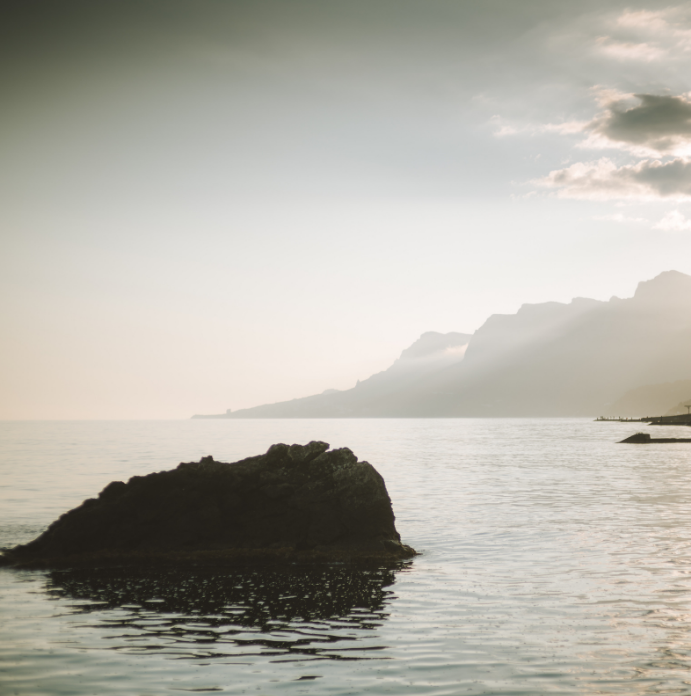
//> input picture 0 (1).jpg, 691 x 696 px
$ ./conc '../0 (1).jpg' '../0 (2).jpg'   (built with g++ and OpenCV 4)
//> lines starting //> are read from the running program, lines starting //| are printed output that depends on the picture

#include <opencv2/highgui/highgui.hpp>
#include <opencv2/features2d.hpp>
#include <opencv2/core/types.hpp>
#include <opencv2/core/core.hpp>
#include <opencv2/imgproc.hpp>
#include <opencv2/calib3d.hpp>

#include <iostream>

using namespace cv;
using namespace std;

int main(int argc, char** argv) {
    if (argc != 3) {
        cout << "usage: feature_extraction img1 img2" << std::endl;
        return 1;
    }
    // Читать изображение
    Mat img_1big = imread(argv[1], IMREAD_COLOR), img_1;
//> img_1big is the input picture: 696 rows x 691 cols, CV_8UC3; mean B, G, R 166.4, 175.4, 177.9
    Mat img_2big = imread(argv[2], IMREAD_COLOR), img_2;
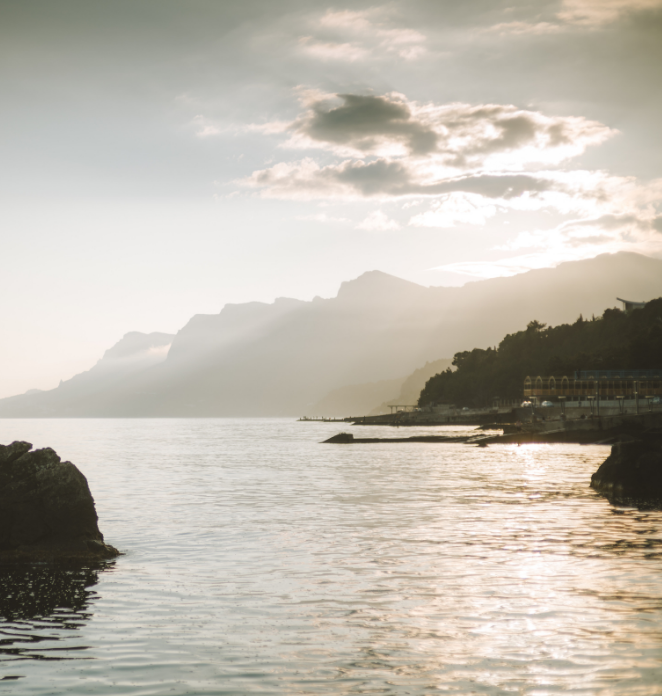
//> input picture 0 (2).jpg, 662 x 696 px
//> img_2big is the input picture: 696 rows x 662 cols, CV_8UC3; mean B, G, R 175.2, 185.9, 192

    // let's downscale the image using new  width and height
    int down_width = 640;
    int down_height = 360;
    //resize down
    resize(img_1big, img_1, Size(down_width, down_height), INTER_LINEAR);
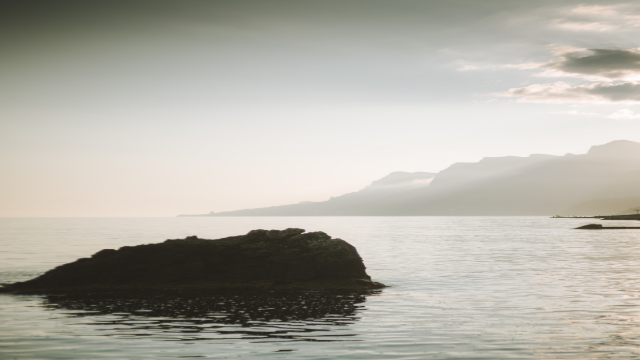
//> img_1: 360 rows x 640 cols, CV_8UC3; mean B, G, R 166.4, 175.3, 177.9
    resize(img_2big, img_2, Size(down_width, down_height), INTER_LINEAR);
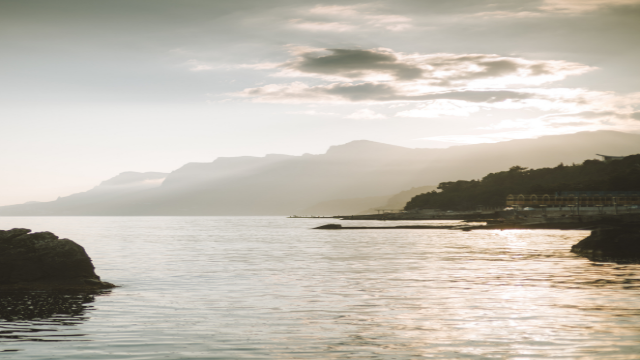
//> img_2: 360 rows x 640 cols, CV_8UC3; mean B, G, R 175.1, 185.8, 191.9

    // Инициализация
    vector<KeyPoint> keypoints_1, keypoints_2;
    Mat descriptors_1, descriptors_2;
    Ptr<FeatureDetector> detector = ORB::create();
    Ptr<DescriptorExtractor> descriptor = ORB::create();

    Ptr<DescriptorMatcher> matcher = DescriptorMatcher::create("BruteForce-Hamming");

    // Шаг 1: Определение ориентированного углового положения FAST
    detector->detect(img_1, keypoints_1);
//> keypoints_1 = 385 keypoints; strongest (x, y, size): (303, 230, 31), (306, 231, 31), (302, 229, 37.2), (332, 238, 31)
    detector->detect(img_2, keypoints_2);
//> keypoints_2 = 449 keypoints; strongest (x, y, size): (588, 232, 37.2), (32, 231, 31), (589, 231, 31), (485, 223, 31)

    // Шаг 2: Рассчитать дескриптор BRIEF в соответствии с положением особой точки
    descriptor->compute(img_1, keypoints_1, descriptors_1);
    descriptor->compute(img_2, keypoints_2, descriptors_2);

    Mat outimg1 = {};
    drawKeypoints(img_1, keypoints_1, outimg1, Scalar::all(-1), DrawMatchesFlags::DEFAULT);
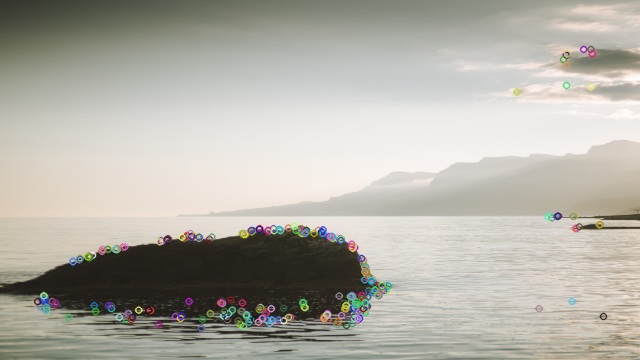
//> outimg1: 360 rows x 640 cols, CV_8UC3; mean B, G, R 166.9, 175.7, 178.1
    imshow("ORB", outimg1);

    // Шаг 3: Сопоставьте дескрипторы BRIEF на двух изображениях, используя расстояние Хэмминга.
    vector<DMatch> matches = {};

    //BFMatcher matcher ( NORM_HAMMING );
    matcher->match(descriptors_1, descriptors_2, matches);
//> matches = 385 matches
    // Шаг 4: Проверка пары точек совпадения
    double min_dist = 10000, max_dist = 0;

    // Найдите минимальное и максимальное расстояния между всеми совпадениями,
    // то есть расстояние между наиболее похожими и наименее похожими двумя наборами точек
    for (int i = 0; i < descriptors_1.rows; i++) {
        double dist = matches[i].distance;
        if (dist < min_dist) min_dist = dist;
        if (dist > max_dist) max_dist = dist;
    }
//> this loop made 385 passes
//> (dist, min_dist, max_dist) on pass 1: (17, 17, 17)
//> (dist, max_dist) on passes 2, 15, 16, 17, 49, 193: (81, 81), (83, 83), (84, 84), (85, 85), (87, 87), (89, 89)
//> after the loop, min_dist = 1; max_dist = 89

    printf("-- Max dist : %f \n", max_dist);
//| -- Max dist : 89.000000
    printf("-- Min dist : %f \n", min_dist);
//| -- Min dist : 1.000000

    // Когда расстояние между дескрипторами более чем в два раза превышает минимальное расстояние,
    // считается, что сопоставление неправильное, но иногда минимальное расстояние будет очень маленьким,
    // и в качестве нижнего предела устанавливается эмпирическое значение 30.
    vector<DMatch> good_matches;
    for (int i = 0; i < descriptors_1.rows; i++) {
        if (matches[i].distance <= max(2 * min_dist, 30.0)) {
            good_matches.push_back(matches[i]);
        }
    }
//> after the loop, good_matches = 132 matches

    //--Шаг 5: Нарисуйте совпадающие результаты
    //Mat img_match;
    Mat img_goodmatch = {};
    //drawMatches(img_1, keypoints_1, img_2, keypoints_2, matches, img_match);
    drawMatches(img_1, keypoints_1, img_2, keypoints_2, good_matches, img_goodmatch);
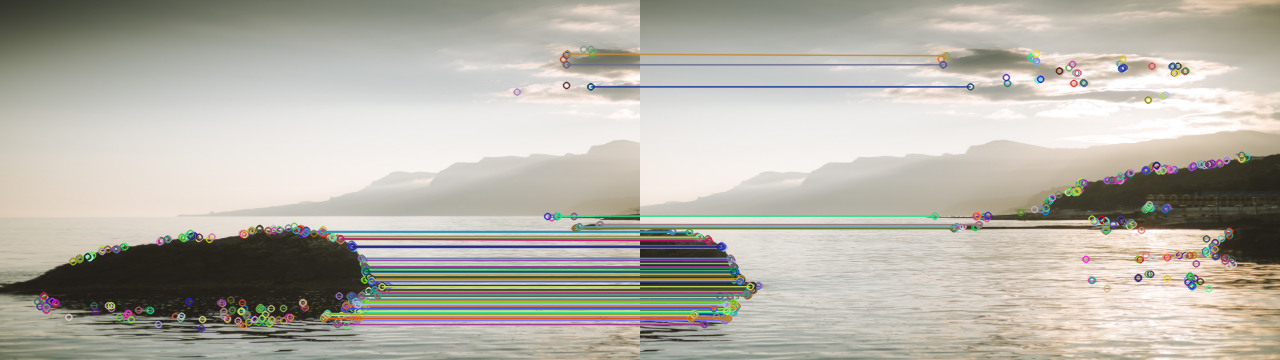
//> img_goodmatch: 360 rows x 1280 cols, CV_8UC3; mean B, G, R 168.5, 178.2, 181.3
    //imshow("full", img_match);
    imshow("good", img_goodmatch);

    //
    //create for each point a new Keypoint with size 1:

    vector<Point2f> kps1 = {}, kps2 = {};
    for (size_t i = 0; i < good_matches.size(); i++) {
        kps1.push_back(keypoints_1[good_matches[i].queryIdx].pt);
        kps2.push_back(keypoints_2[good_matches[i].trainIdx].pt);
    }
//> this loop made 132 passes
//> after the loop, kps1 = 132 Points (x, y), first 12: [352, 296], [360, 312], [365, 309], [337, 324], [345, 308], [367, 306], [362, 306], [327, 313], [600, 224], [346, 305], [355, 304], [351, 302]; kps2 = 132 Points (x, y), first 12: [80, 296], [89, 312], [94, 309], [64, 324], [73, 308], [96, 306], [91, 306], [54, 313], [339, 224], [74, 305], [83, 304], [79, 302]

    if (kps1.size() < 4 || kps2.size() < 4) {
        return 22;
    }

    Mat H = findHomography(kps2, kps1, RANSAC, 3), comboImage = {};
//> H = [[0.947, -0.0123, 276.3], [-0.000621, 0.982, 2.6], [-5.28e-06, -2.93e-05, 1]]

    warpPerspective(img_2, comboImage, H, Size(img_1.cols + img_2.cols, img_2.rows));
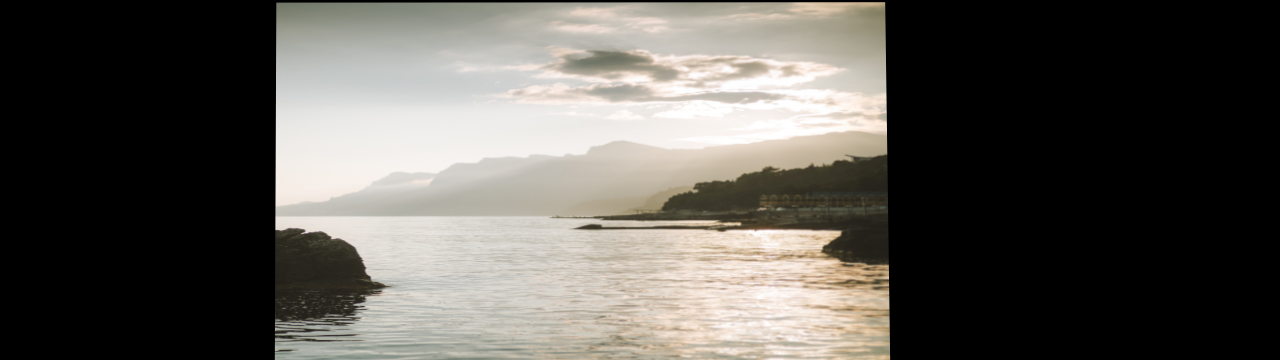
//> comboImage: 360 rows x 1280 cols, CV_8UC3; mean B, G, R 83.1, 88.2, 91.1

    Vec3b bl = { 0, 0, 0 };
    for (int i = 0; i < img_1.rows; i++) {
        for (int j = 0; j < img_1.cols; j++) {
            comboImage.at<Vec3b>(Point(j, i)) = img_1.at<Vec3b>(Point(j, i));
        }
    }
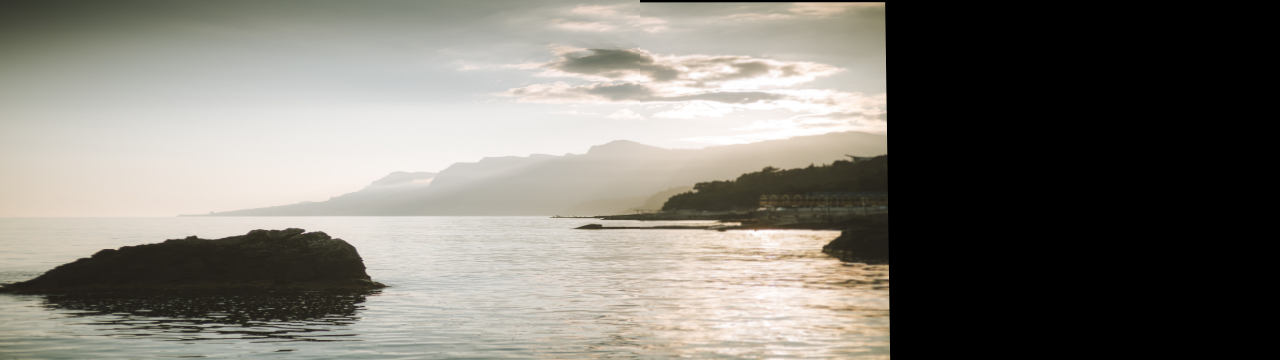
//> comboImage: 360 rows x 1280 cols, CV_8UC3; mean B, G, R 114.8, 122.1, 125.5

    imshow  ("result", comboImage);

    imwrite ("result.jpg", comboImage);
    waitKey(0);

    return 0;
}
